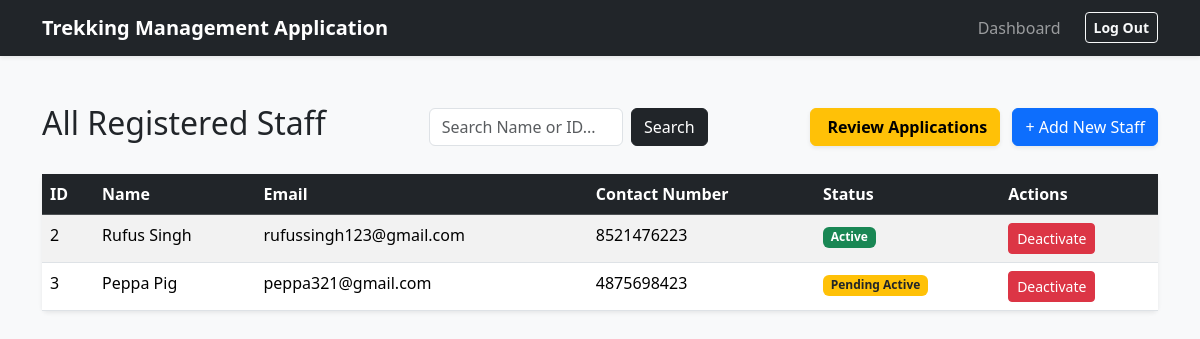
The app's page /admin/staff (signed in), older data.
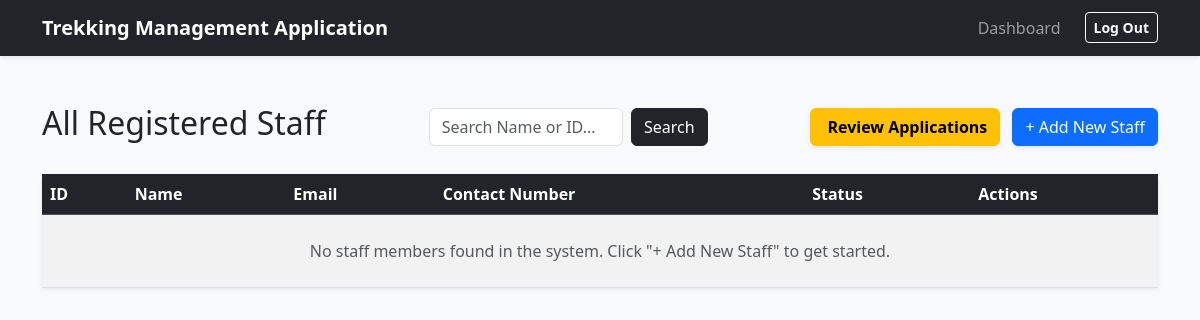
The same page, newer data.
### app/models.py (models this page shows)
class User(db.Model):
    __tablename__ = "users"
    id = db.Column(db.Integer, primary_key=True)
    username = db.Column(db.String(80), unique=True, nullable=False)
    email_id = db.Column(db.String(120), nullable=False)
    password_hash = db.Column(db.String(256), unique=True, nullable=False)
    name = db.Column(db.String(80), nullable=False)
    role = db.Column(db.String(20), nullable=False)
    is_blacklisted = db.Column(db.Boolean, default=False)
    staff_profile = db.relationship('StaffProfile', backref='user', uselist=False, cascade='all, delete-orphan') # userlist =False strictly enforces a 1-to-1 relatiosnhip b/w users and staff_profiles table
    bookings = db.relationship('Booking', backref='trekker', lazy=True) # lazy=True Parameter is used tell SQLAlchemy that until i specifically state a python code like user.bookings do not run SQL Query

class StaffProfile(db.Model):
    __tablename__ = "staff_profiles"
    id = db.Column(db.Integer, primary_key=True)
    user_id = db.Column(db.Integer, db.ForeignKey('users.id'), unique=True, nullable=False)
    contact_number = db.Column(db.String(15), unique=True, nullable=False)
    status = db.Column(db.String(20), nullable=False)

### app/routes/admin.py (the view)
@admin_bp.route('/staff')
def manage_staff():
    search_term = request.args.get('search')
    query = models.User.query.filter_by(role='Staff')
    if search_term:
        if search_term.isdigit():
            query = query.filter(models.User.id == int(search_term))
        else:
            query = query.filter(models.User.name.ilike(f"%{search_term}%"))
    staff_list = query.all()
    return render_template('admin/staff_admin/manage_staff.html', all_staff=staff_list)

### app/routes/admin.py (called while the page is built)
@admin_bp.before_request
def admin_access():
    if 'user_id' not in session:
        flash("Access denied. Please login first")
        return redirect(url_for('auth.login'))
    if session.get('role') != 'Admin':
        flash("Not an Administrator")
        return redirect(url_for('auth.login'))

### app/templates/admin/staff_admin/manage_staff.html (shortened to what this page needs)
{% extends "base.html" %}
{% block content %}
    <div class="d-flex justify-content-between align-items-center mb-4">
        <h2>All Registered Staff</h2>
        <form action="{{ url_for('admin.manage_staff') }}" method="GET" class="d-flex w-25">
            <input type="text" name="search" class="form-control me-2" placeholder="Search Name or ID..." value="{{ request.args.get('search', '') }}">
            <button type="submit" class="btn btn-dark">Search</button>
        </form>
        <div>
            <a href="{{ url_for('admin.staff_applications') }}" class="btn btn-warning fw-bold me-2 shadow-sm">
                 Review Applications
            </a>
            <a href="{{ url_for('admin.add_staff') }}" class="btn btn-primary shadow-sm">+ Add New Staff</a>
        </div>
    </div>
    <table class="table table-striped table-hover shadow-sm bg-white rounded">
        <thead class="table-dark">
            <tr>
                <th>ID</th>
                <th>Name</th>
                <th>Email</th>
                <th>Contact Number</th>
                <th>Status</th>
                <th>Actions</th>
            </tr>
        </thead>
        <tbody>
            {% for staff in all_staff %}
            <tr>
                <td>{{ staff.id }}</td>
                <td>{{ staff.name }}</td>
                <td>{{ staff.email_id }}</td>
                <td>
                    {% if staff.staff_profile %}
                        {{ staff.staff_profile.contact_number }}
                    {% else %}
                        <span class="badge bg-danger">Profile Incomplete</span>
                    {% endif %}
                </td>
                <td>
                    {% if staff.is_blacklisted %}
                        <span class="badge bg-danger">Blacklisted</span>
                    {% elif staff.staff_profile and staff.staff_profile.status == 'Pending_Active' %}
                        <span class="badge bg-warning text-dark">Pending Active</span>
                    {% elif staff.staff_profile and staff.staff_profile.status == 'Active' %}
                        <span class="badge bg-success">Active</span>
                    {% else %}
                        <span class="badge bg-secondary">Unknown</span>
                    {% endif %}
                </td>
                <td>
                    <form action="{{ url_for('admin.toggle_staff_status', staff_id=staff.id) }}" method="POST" class="d-inline">
                        {% if staff.is_blacklisted %}
                            <button type="submit" class="btn btn-sm btn-success">Reactivate</button>
                        {% else %}
                            <button type="submit" class="btn btn-sm btn-danger">Deactivate</button>
                        {% endif %}
                    </form>
                </td>
            </tr>
            {% else %}
            <tr>
                <td colspan="6" class="text-center text-muted py-4"> No staff members found in the system. Click "+ Add New Staff" to get started.
                </td>
            </tr>
            {% endfor %}
        </tbody>
    </table>
{% endblock %}

Row changes from the older to the newer data that the page shows:
removed User: id "2", name "Rufus Singh", email_id "rufussingh123@gmail.com", staff_profile.contact_number "8521476223", is_blacklisted "Active"
removed User: id "3", name "Peppa Pig", email_id "peppa321@gmail.com", staff_profile.contact_number "4875698423", is_blacklisted "Pending Active"
Text that changed along with them:
text now shown: "No staff members found in the system. Click \"+ Add New Staff\" to get started."
